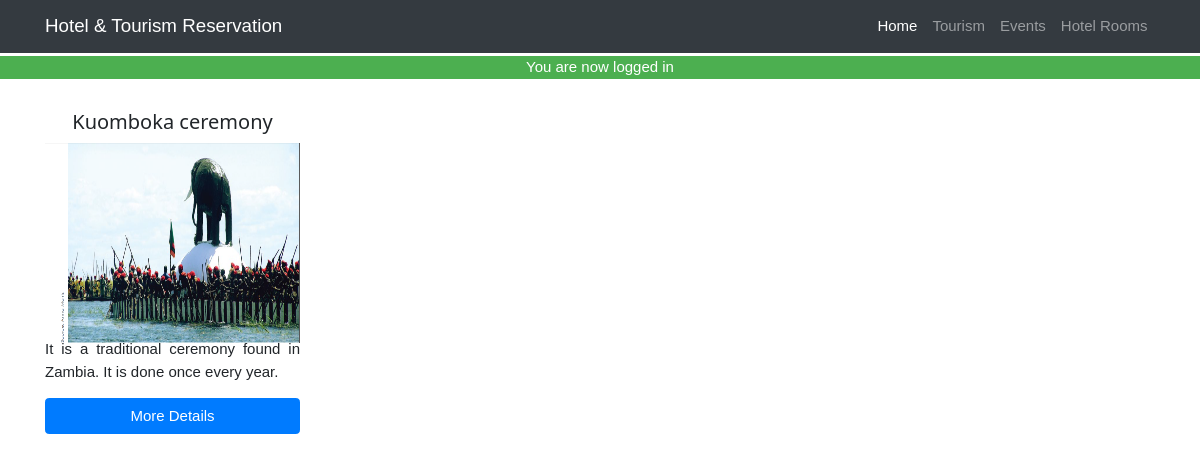
The app's page /tourism.php (signed in) with its own data.
### tables this page shows
CREATE TABLE `tourism` (
  `id` int(11) NOT NULL,
  `title` varchar(255) NOT NULL,
  `photo` text NOT NULL,
  `location` varchar(255) NOT NULL,
  `details` text NOT NULL,
  `date` date NOT NULL,
  `time` time NOT NULL,
  `price` varchar(255) NOT NULL,
  `reservations` int(11) NOT NULL
);

### tourism.php (the view)
<?php
require_once 'core/core.php';
include 'includes/header.php';
include 'includes/navigation.php';
$sql = $db->query("SELECT * FROM tourism");
?>
    <div class="container"><br />
      <div class="row">
    <?php while($tour = mysqli_fetch_assoc($sql)): ?>
        <div class="col-lg-3 col-md-4 col-sm-6">
          <h4 class="text-center"><?= $tour['title']; ?></h4>
          <img src="<?= $tour['photo']; ?>" class="img-responsive" alt="tour" width="100%" height="200px">
          <section class="text-justify">
            <p>
              <?= $tour['details']; ?>
            </p>
            <a href="tour.php?tour=<?= $tour['id']; ?>" class="btn btn-block btn-primary">More Details</a>
          </section>
        </div>
    <?php endwhile; ?>
      </div>
    </div>

### css/w3.css (style rules this page uses)
* { -webkit-box-sizing:border-box;-moz-box-sizing:border-box;box-sizing:border-box }
html { -ms-text-size-adjust:100%;-webkit-text-size-adjust:100% }
body { margin:0 }
article,aside,details,figcaption,figure,footer,header,hgroup,main,menu,nav,section,summary { display:block }
a { -webkit-tap-highlight-color:transparent;background-color:transparent }
img { border:0 }
html,body { font-family:Verdana,sans-serif;font-size:15px;line-height:1.5 }
h1,h2,h3,h4,h5,h6,.w3-slim,.w3-wide { font-family:"Segoe UI",Arial,sans-serif }
h4 { font-size:20px }
h1,h2,h3,h4,h5,h6 { font-weight:400;margin:10px 0 }
img { margin-bottom:-5px }
a { color:inherit }

### css/full-width-pics.css (style rules this page uses)
body { padding-top: 54px; }
@media (min-width: 992px) { body { padding-top: 56px; } }

### records on screen
tourism: title "Kuomboka ceremony", photo (picture), details "It is a traditional ceremony found in Zambia. It is done once every year."

### other values on screen
$_SESSION['logged_in'] "You are now logged in"
